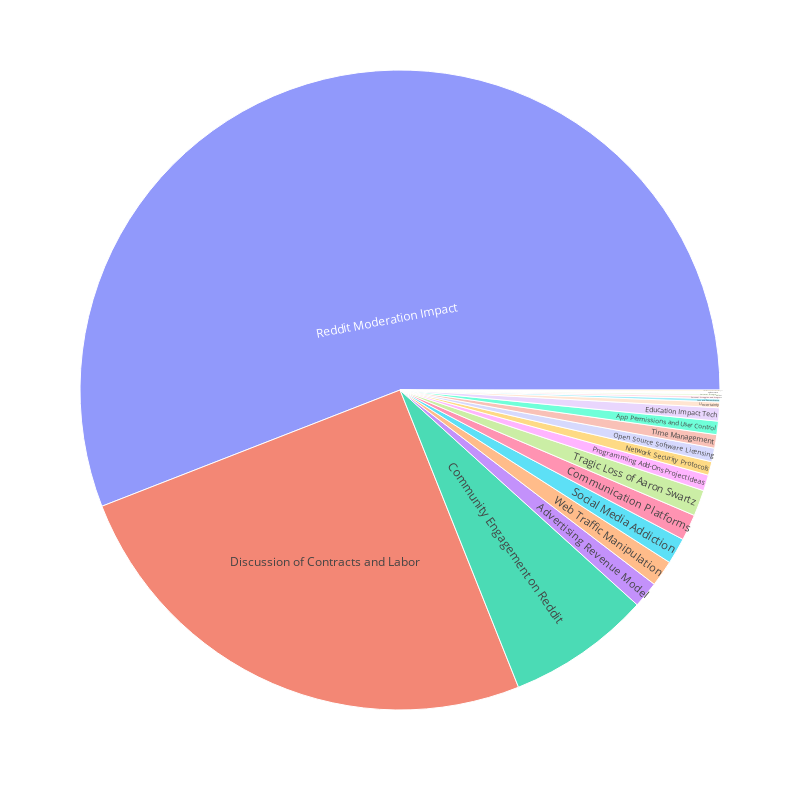

Here is the notebook cell this chart was saved with:
### Markdown cell above
### Let's Explore these topics

### Code cell
import plotly.express as px
%matplotlib inline

fig = px.sunburst(topic_df.iloc[:20], path=["short_title"], values="prevalence", hover_data=["one_sentence_summary", "topic_id"])
fig.update_layout(width=800, height=800)
fig

### Figure 1 — Plotly figure (JSON) as saved in the notebook; plotly's stock layout.template omitted (floating-point values rounded to 4 significant figures)
{"data": [{"branchvalues": "total", "customdata": [["The theme explores the impact of using advertising as a revenue model on various aspects such as ethics, revenue loss, and product perception.", 460], ["This theme explores the issues surrounding app permissions, user control over data, and automatic actions on mobile and desktop platforms.", 285], ["This theme explores the dynamics and challenges of various communication platforms like email, Slack, and forums within the open source community.", 22], ["The theme focuses on community engagement, submission strategies, and content balance on social news sites like Reddit and Hacker News.", 196], ["The examples highlight varying cultural and political perspectives, moral beliefs, and social criticisms, showcasing disagreement and different viewpoints.", 26], ["The theme explores various digital trends such as iOS gestures, computing costs, Awk programming, machine learning training, and GDPR compliance.", 200], ["The theme explores discussions around contracts, labor, stocks, and decentralized communities on platforms like Reddit and Hacker News.", 195], ["The impact of technology on education, particularly in terms of access to resources and learning opportunities.", 137], ["Reflecting on the memories of loved ones who have passed away and the impact they had on our lives.", 271], ["The theme discusses various aspects of network security protocols, including encryption, authentication, Tor usage, Cloudflare tracking, and IPv6 compatibility.", 395], ["The examples discuss the use of open source software licenses, including the benefits and challenges of proprietary vs. open source code.", 125], ["Individuals share personal struggles with mental health, career aspirations, and browser habits, highlighting challenges and progress.", 328], ["Suggestions and examples for small programming projects that can be built upon an existing codebase.", 231], ["The impact of Reddit's moderation policies on user interactions, community dynamics, and potential migration to alternative platforms.", 378], ["Discussions on the addictive nature of social media platforms and the impact it has on users' behaviors and preferences.", 52], ["The theme revolves around the topic of time management, including how time is spent during the day, in work environments, on personal hobbies, and in learning new skills.", 84], ["The theme explores challenges related to managing time efficiently in various scenarios.", 175], ["The tragic suicide of Aaron Swartz, a brilliant young internet activist and founder, left a significant void in the tech community and a legacy of activism against internet censorship.", 493], ["The theme explores uncertainty, doubt, and the complexity of decision-making in various situations.", 234], ["The theme explores tactics and strategies used to manipulate web traffic, search engine rankings, and affiliate link usage.", 147]], "domain": {"x": [0, 1], "y": [0, 1]}, "hovertemplate": "labels=%{label}<br>prevalence=%{value}<br>parent=%{parent}<br>id=%{id}<br>one_sentence_summary=%{customdata[0]}<br>topic_id=%{customdata[1]}<extra></extra>", "ids": ["Advertising Revenue Model", "App Permissions and User Control", "Communication Platforms", "Community Engagement on Reddit", "Cultural Disagreement", "Digital Trends Data", "Discussion of Contracts and Labor", "Education Impact Tech", "Loss and Remembrance", "Network Security Protocols", "Open Source Software Licensing", "Personal Struggles and Progress", "Programming Add-Ons Project Ideas", "Reddit Moderation Impact", "Social Media Addiction", "Time Management", "Time Management Challenges", "Tragic Loss of Aaron Swartz", "Uncertainty", "Web Traffic Manipulation"], "labels": ["Advertising Revenue Model", "App Permissions and User Control", "Communication Platforms", "Community Engagement on Reddit", "Cultural Disagreement", "Digital Trends Data", "Discussion of Contracts and Labor", "Education Impact Tech", "Loss and Remembrance", "Network Security Protocols", "Open Source Software Licensing", "Personal Struggles and Progress", "Programming Add-Ons Project Ideas", "Reddit Moderation Impact", "Social Media Addiction", "Time Management", "Time Management Challenges", "Tragic Loss of Aaron Swartz", "Uncertainty", "Web Traffic Manipulation"], "name": "", "parents": ["", "", "", "", "", "", "", "", "", "", "", "", "", "", "", "", "", "", "", ""], "type": "sunburst", "values": [0.01291, 0.006563, 0.01281, 0.07032, 0.001212, 0.001035, 0.2437, 0.00648, 0.001533, 0.006682, 0.006671, 0.001302, 0.007811, 0.5425, 0.01283, 0.006607, 0.0007479, 0.01277, 0.002782, 0.01288]}], "layout": {"height": 800, "legend": {"tracegroupgap": 0}, "margin": {"t": 60}, "width": 800}}
